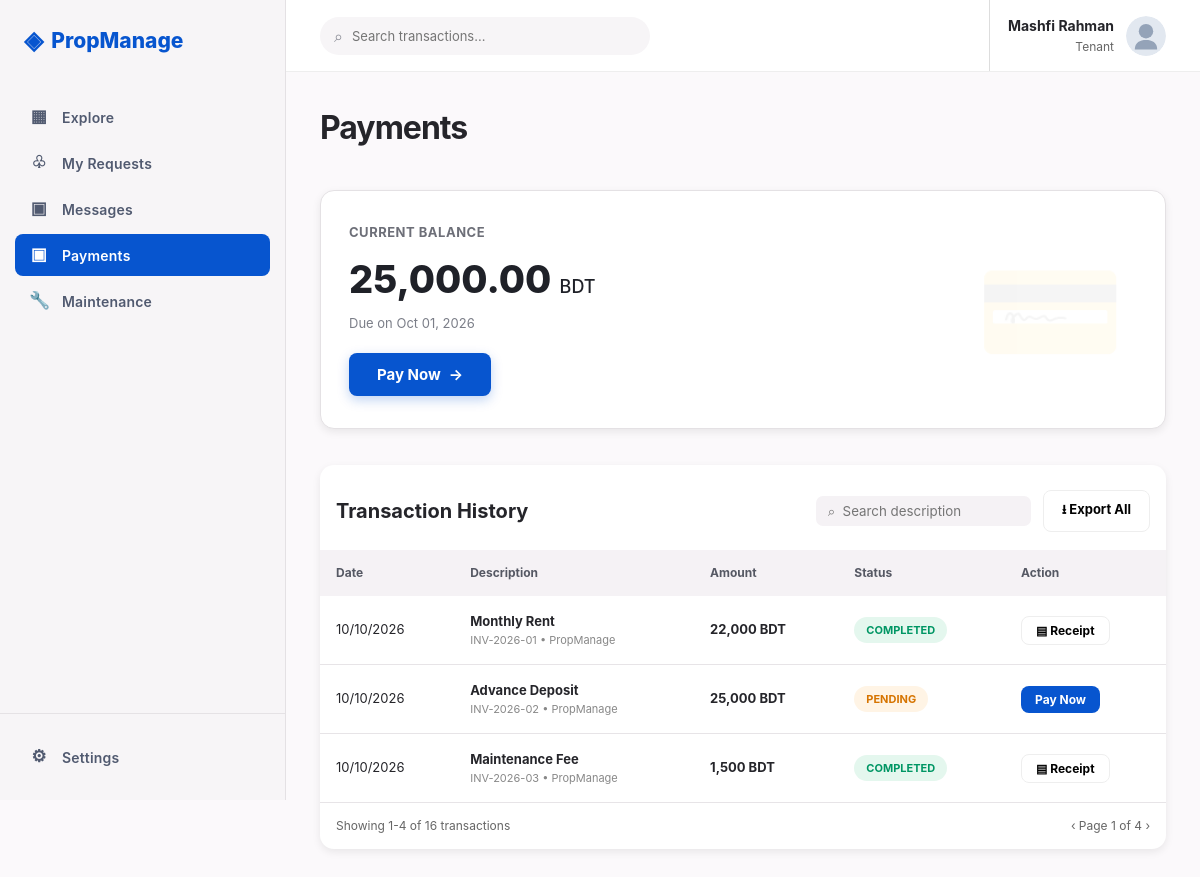
/tenant/payments.php, run on the app's committed database.
### tables this page shows
CREATE TABLE `payments` (
    `payment_id` INT AUTO_INCREMENT PRIMARY KEY,
    `booking_id` INT NULL,
    `tenant_id` INT NOT NULL,
    `amount` DECIMAL(10, 2) NOT NULL,
    `payment_type` VARCHAR(50) DEFAULT 'Rent',
    `payment_method` ENUM('bkash', 'nagad', 'card', 'bank') NOT NULL DEFAULT 'bkash',
    `payment_status` ENUM('completed', 'pending', 'failed', 'overdue') NOT NULL DEFAULT 'completed',
    `payment_date` TIMESTAMP DEFAULT CURRENT_TIMESTAMP,
    CONSTRAINT `fk_payments_booking` FOREIGN KEY (`booking_id`) REFERENCES `bookings`(`booking_id`) ON DELETE SET NULL,
    CONSTRAINT `fk_payments_tenant` FOREIGN KEY (`tenant_id`) REFERENCES `users`(`user_id`) ON DELETE CASCADE
);

### config/db.php (called while the page is built, shortened)
<?php
function isUserLoggedIn() {
    return isset($_SESSION['user_id']) && !empty($_SESSION['user_id']);
}
function getActiveUserAvatar($default = '../images/default-avatar.svg') {
    return $default;
}
?>

### tenant/payments.php (the view, shortened to what this page needs)
<?php
require_once __DIR__ . '/../config/db.php';
$userName = $_SESSION['user_name'] ?? 'Mashfi Rahman';
$tenantId = $_SESSION['user_id'] ?? 3;
$currentBalance = 22000.00;
$paymentsHistory = [];
if ($db_connected && $pdo) {
    try {
        $balStmt = $pdo->prepare("SELECT COALESCE(SUM(amount), 0) FROM payments WHERE tenant_id = :tid AND payment_status = 'pending'");
        $balStmt->execute([':tid' => $tenantId]);
        $val = $balStmt->fetchColumn();
        if ($val > 0) $currentBalance = $val;
        $stmt = $pdo->prepare("SELECT * FROM payments WHERE tenant_id = :tid OR :is_demo = 1 ORDER BY payment_date DESC");
        $stmt->execute([':tid' => $tenantId, ':is_demo' => 1]);
        $paymentsHistory = $stmt->fetchAll();
    } catch (Exception $e) {}
}
?>
<!DOCTYPE html>
<html lang="en">
<head>
    <link rel="stylesheet" href="../css/tenant.css">
    <link rel="stylesheet" href="../css/style.css">
</head>
<body>
<aside class="sidebar">
    <a href="../index.php" class="brand">
        <span class="brand-mark">◈</span>PropManage
    </a>
    <nav class="side-nav">
        <a class="side-link" href="explore.php"><span class="side-icon">▦</span>Explore</a>
        <a class="side-link" href="my-requests.php"><span class="side-icon">♧</span>My Requests</a>
        <a class="side-link" href="messages.php"><span class="side-icon">▣</span>Messages</a>
        <a class="side-link active" href="payments.php"><span class="side-icon">▣</span>Payments</a>
        <a class="side-link" href="maintenance.php"><span class="side-icon">🔧</span>Maintenance</a>
    </nav>
    <div class="settings">
        <a class="side-link" href="profile.php"><span class="side-icon">⚙</span>Settings</a>
    </div>
</aside>
<div class="main">
    <header class="topbar">
        <div class="global-search">
            <span>⌕</span>
            <input type="text" placeholder="Search transactions...">
        </div>
        <div class="profile user-dropdown-container" id="profileDropdownBtn">
            <div class="profile-name">
                <?php echo htmlspecialchars($userName); ?>
                <div class="profile-role">Tenant</div>
            </div>
            <img class="avatar" src="<?php echo htmlspecialchars(getActiveUserAvatar()); ?>" alt="Tenant">
        </div>
    </header>
    <main class="content">
        <div class="page-head">
            <h1 class="page-title">Payments</h1>
        </div>
        <div class="balance-card">
            <div class="balance-info">
                <h3>Current Balance</h3>
                <div class="balance-amount"><?php echo number_format($currentBalance, 2); ?> <small style="font-size: 18px; font-weight: 500;">BDT</small></div>
                <div class="balance-due">Due on <?php echo date('M 01, Y', strtotime('+15 days')); ?></div>
                <button type="button" class="pay-now-btn">
                    Pay Now <span>→</span>
                </button>
            </div>
            <div class="balance-icon-watermark">
            </div>
        </div>
        <section class="panel table-panel">
            <div class="table-head">
                <h2 class="table-title">Transaction History</h2>
                <div style="display: flex; gap: 12px; align-items: center;">
                    <input class="table-search" placeholder="⌕  Search description">
                    <button type="button" class="outline-btn" onclick="alert('Exporting statement as PDF/CSV...')">
                        ⭳ Export All
                    </button>
                </div>
            </div>
            <table class="table">
                <thead>
                    <tr>
                        <th>Date</th>
                        <th>Description</th>
                        <th>Amount</th>
                        <th>Status</th>
                        <th>Action</th>
                    </tr>
                </thead>
                <tbody>
                    <?php if (!empty($paymentsHistory)): ?>
                        <?php foreach ($paymentsHistory as $ph):
                            $statusClass = $ph['payment_status'] === 'completed' ? 'paid' : ($ph['payment_status'] === 'overdue' ? 'overdue' : 'pending');
                        ?>
                            <tr>
                                <td><?php echo date('d/m/Y', strtotime($ph['payment_date'])); ?></td>
                                <td>
                                    <div>
                                        <strong><?php echo htmlspecialchars($ph['payment_type']); ?></strong>
                                        <div style="font-size: 11px; color: #888;">INV-2026-0<?php echo $ph['payment_id']; ?> • PropManage</div>
                                    </div>
                                </td>
                                <td><b><?php echo number_format($ph['amount']); ?> BDT</b></td>
                                <td><span class="status-tag <?php echo $statusClass; ?>"><?php echo ucfirst($ph['payment_status']); ?></span></td>
                                <td>
                                    <?php if ($ph['payment_status'] === 'completed'): ?>
                                        <button type="button" class="outline-btn" style="padding: 6px 14px; font-size: 12px;" onclick="alert('Viewing receipt for INV-2026-0<?php echo $ph['payment_id']; ?> (<?php echo number_format($ph['amount']); ?> BDT)')">
                                            ▤ Receipt
                                        </button>
                                    <?php else: ?>
                                        <button type="button" class="primary-btn action-pay-btn" style="padding: 6px 14px; font-size: 12px;">
                                            Pay Now
                                        </button>
                                    <?php endif; ?>
                                </td>
                            </tr>
                        <?php endforeach; ?>
                    <?php endif; ?>
                </tbody>
            </table>
            <div class="table-footer">
                <span>Showing 1-4 of 16 transactions</span>
                <span>‹ Page 1 of 4 ›</span>
            </div>
        </section>
    </main>
</div>
</body>
</html>

### css/tenant.css (style rules this page uses)
.balance-card { background: #ffffff; border-radius: 14px; padding: 32px 28px; box-shadow: 0 3px 8px rgba(0, 0, 0, 0.08); margin-bottom: 36px; position: relative; overflow: hidden; display: flex; justify-content: space-between; align-items: center; border: 1px solid var(--border-color, #e4e1e4); }
.balance-info h3 { font-size: 13px; font-weight: 700; color: #6d6f78; letter-spacing: 0.5px; text-transform: uppercase; margin-bottom: 8px; }
.balance-amount { font-size: 38px; font-weight: 800; color: #1f2128; margin-bottom: 6px; }
.balance-due { font-size: 13px; color: #7b7e88; margin-bottom: 20px; }
.balance-icon-watermark { font-size: 120px; color: rgba(7, 85, 207, 0.05); position: absolute; right: 40px; top: 50%; transform: translateY(-50%); pointer-events: none; }
.pay-now-btn { display: inline-flex; align-items: center; gap: 8px; background: #0755cf; color: #ffffff; padding: 12px 28px; border-radius: 8px; font-size: 15px; font-weight: 700; border: none; cursor: pointer; box-shadow: 0 4px 12px rgba(7, 85, 207, 0.25); transition: 0.2s ease; }
.status-tag { display: inline-block; padding: 5px 12px; border-radius: 20px; font-size: 11px; font-weight: 700; text-transform: uppercase; }
.status-tag.paid { background: #e4f7ee; color: #009664; }
.status-tag.pending { background: #fff4e5; color: #d67400; }

### css/style.css (style rules this page uses)
:root { --primary: #0755cf; --primary-hover: #004ac6; --primary-light: #e9eef8; --primary-soft: rgba(7, 85, 207, 0.08); --secondary: #426da8; --text-dark: #25252a; --text-muted: #5f6270; --text-light: #8b8d96; --bg-page: #fbf9fb; --bg-surface: #ffffff; --bg-subtle: #f7f5f7; --border-color: #e4e1e4; --border-light: #f0edf0; --success: #00a66f; --success-bg: #e7f8f1; --warning: #ee8100; --warning-bg: #fff5e9; --danger: #d02020; --danger-bg: #fbe8e8; --shadow-sm: 0 2px 6px rgba(0, 0, 0, 0.05); --shadow-md: 0 4px 14px rgba(0, 0, 0, 0.08); --shadow-lg: 0 10px 25px rgba(0, 0, 0, 0.12); --radius-sm: 6px; --radius-md: 10px; --radius-lg: 14px; --radius-full: 9999px; --transition: all 0.2s ease-in-out; }
* { margin: 0; padding: 0; box-sizing: border-box; }
html { scroll-behavior: smooth; }
body { font-family: -apple-system, BlinkMacSystemFont, "Segoe UI", Roboto, Helvetica, Arial, sans-serif; color: var(--text-dark); background: var(--bg-page); line-height: 1.5; -webkit-font-smoothing: antialiased; }
a { text-decoration: none; color: inherit; }
button, input, select, textarea { font-family: inherit; }
.user-dropdown-container { position: relative; cursor: pointer; }

### data on the page
payments: payment_date "10/10/2026", payment_type "Monthly Rent", payment_id "1", amount "22,000", payment_status "COMPLETED"
payments: payment_date "10/10/2026", payment_type "Advance Deposit", payment_id "2", amount "25,000", payment_status "PENDING", shows "Pay Now"
payments: payment_date "10/10/2026", payment_type "Maintenance Fee", payment_id "3", amount "1,500", payment_status "COMPLETED"

### other printed values
$userName "Mashfi Rahman"
$currentBalance "25,000.00"
